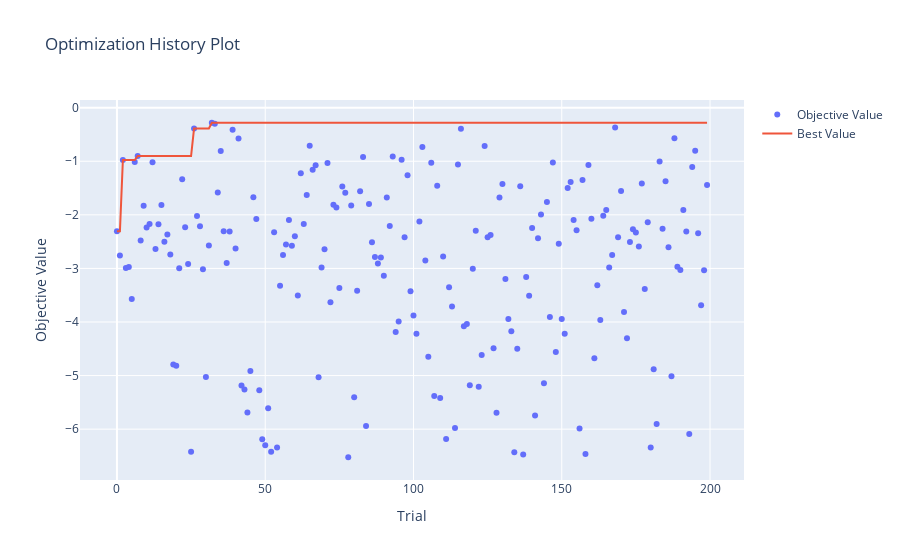

Notebook cell for this chart:
### Markdown cell above
### Optimization History Plot

### Code cell
optuna.visualization.plot_optimization_history(study)

### Figure 1 — Plotly figure (JSON) as saved in the notebook; plotly's stock layout.template omitted (floating-point values rounded to 4 significant figures; data arrays with more than 128 entries replaced by an {"elided": "..."} marker saying what was removed)
{"data": [{"mode": "markers", "name": "Objective Value", "type": "scatter", "x": {"elided": "200 int values"}, "y": {"elided": "200 float values"}}, {"mode": "lines", "name": "Best Value", "type": "scatter", "x": {"elided": "200 int values"}, "y": {"elided": "200 float values"}}, {"marker": {"color": "#cccccc"}, "mode": "markers", "name": "Infeasible Trial", "showlegend": false, "type": "scatter", "x": [], "y": []}], "layout": {"title": {"text": "Optimization History Plot"}, "xaxis": {"title": {"text": "Trial"}}, "yaxis": {"title": {"text": "Objective Value"}}}}
